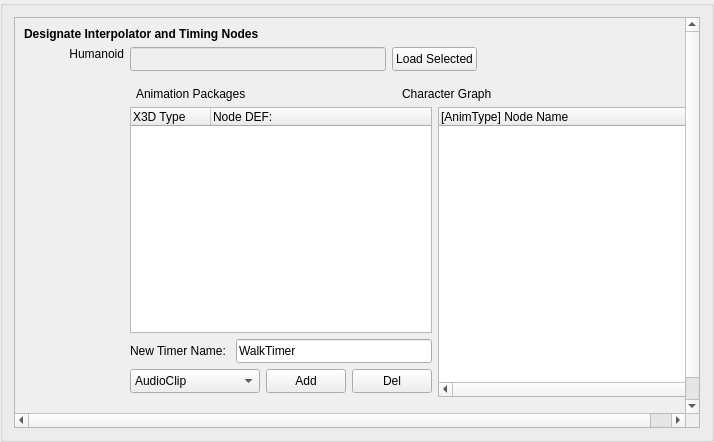
<?xml version="1.0" encoding="UTF-8"?>
<ui version="4.0">
 <class>animationPanel</class>
 <widget class="QGroupBox" name="animationPanel">
  <property name="geometry">
   <rect>
    <x>0</x>
    <y>0</y>
    <width>714</width>
    <height>442</height>
   </rect>
  </property>
  <property name="minimumSize">
   <size>
    <width>600</width>
    <height>400</height>
   </size>
  </property>
  <property name="windowTitle">
   <string>GroupBox</string>
  </property>
  <property name="title">
   <string/>
  </property>
  <layout class="QGridLayout" name="gridLayout">
   <item row="0" column="0">
    <widget class="QScrollArea" name="scrollArea">
     <property name="sizePolicy">
      <sizepolicy hsizetype="Expanding" vsizetype="Expanding">
       <horstretch>0</horstretch>
       <verstretch>0</verstretch>
      </sizepolicy>
     </property>
     <property name="minimumSize">
      <size>
       <width>600</width>
       <height>400</height>
      </size>
     </property>
     <property name="sizeAdjustPolicy">
      <enum>QAbstractScrollArea::AdjustToContentsOnFirstShow</enum>
     </property>
     <property name="widgetResizable">
      <bool>false</bool>
     </property>
     <property name="alignment">
      <set>Qt::AlignLeading|Qt::AlignLeft|Qt::AlignTop</set>
     </property>
     <widget class="QWidget" name="scrollAreaWidgetContents">
      <property name="geometry">
       <rect>
        <x>0</x>
        <y>0</y>
        <width>692</width>
        <height>420</height>
       </rect>
      </property>
      <layout class="QFormLayout" name="formLayout">
       <item row="0" column="0">
        <layout class="QVBoxLayout" name="verticalLayout_2">
         <item>
          <layout class="QVBoxLayout" name="verticalLayout_5">
           <item>
            <widget class="QLabel" name="ditLabel">
             <property name="font">
              <font>
               <bold>true</bold>
              </font>
             </property>
             <property name="text">
              <string>Designate Interpolator and Timing Nodes</string>
             </property>
            </widget>
           </item>
          </layout>
         </item>
         <item>
          <layout class="QHBoxLayout" name="horizontalLayout_2">
           <item>
            <widget class="QLabel" name="humanoidLabel">
             <property name="sizePolicy">
              <sizepolicy hsizetype="Preferred" vsizetype="Minimum">
               <horstretch>0</horstretch>
               <verstretch>0</verstretch>
              </sizepolicy>
             </property>
             <property name="minimumSize">
              <size>
               <width>100</width>
               <height>24</height>
              </size>
             </property>
             <property name="maximumSize">
              <size>
               <width>16777215</width>
               <height>16777215</height>
              </size>
             </property>
             <property name="text">
              <string>Humanoid</string>
             </property>
             <property name="alignment">
              <set>Qt::AlignRight|Qt::AlignTop|Qt::AlignTrailing</set>
             </property>
            </widget>
           </item>
           <item>
            <widget class="QLineEdit" name="humanoidSelected">
             <property name="enabled">
              <bool>false</bool>
             </property>
             <property name="minimumSize">
              <size>
               <width>256</width>
               <height>24</height>
              </size>
             </property>
             <property name="maximumSize">
              <size>
               <width>16777215</width>
               <height>16777215</height>
              </size>
             </property>
            </widget>
           </item>
           <item>
            <widget class="QPushButton" name="loadHumanoidButton">
             <property name="minimumSize">
              <size>
               <width>81</width>
               <height>24</height>
              </size>
             </property>
             <property name="maximumSize">
              <size>
               <width>16777215</width>
               <height>16777215</height>
              </size>
             </property>
             <property name="text">
              <string>Load Selected</string>
             </property>
            </widget>
           </item>
           <item>
            <spacer name="horizontalSpacer">
             <property name="orientation">
              <enum>Qt::Horizontal</enum>
             </property>
             <property name="sizeHint" stdset="0">
              <size>
               <width>176</width>
               <height>24</height>
              </size>
             </property>
            </spacer>
           </item>
          </layout>
         </item>
         <item>
          <layout class="QHBoxLayout" name="horizontalLayout_3">
           <item>
            <widget class="QLabel" name="label_2">
             <property name="minimumSize">
              <size>
               <width>106</width>
               <height>24</height>
              </size>
             </property>
             <property name="maximumSize">
              <size>
               <width>16777215</width>
               <height>16777215</height>
              </size>
             </property>
             <property name="text">
              <string/>
             </property>
             <property name="alignment">
              <set>Qt::AlignRight|Qt::AlignTrailing|Qt::AlignVCenter</set>
             </property>
            </widget>
           </item>
           <item>
            <widget class="QLabel" name="animPackLabel">
             <property name="sizePolicy">
              <sizepolicy hsizetype="Minimum" vsizetype="Minimum">
               <horstretch>0</horstretch>
               <verstretch>0</verstretch>
              </sizepolicy>
             </property>
             <property name="minimumSize">
              <size>
               <width>260</width>
               <height>24</height>
              </size>
             </property>
             <property name="maximumSize">
              <size>
               <width>16777215</width>
               <height>16777215</height>
              </size>
             </property>
             <property name="text">
              <string>Animation Packages</string>
             </property>
             <property name="alignment">
              <set>Qt::AlignBottom|Qt::AlignLeading|Qt::AlignLeft</set>
             </property>
            </widget>
           </item>
           <item>
            <widget class="QLabel" name="charGraphLabel">
             <property name="sizePolicy">
              <sizepolicy hsizetype="Minimum" vsizetype="Minimum">
               <horstretch>0</horstretch>
               <verstretch>0</verstretch>
              </sizepolicy>
             </property>
             <property name="minimumSize">
              <size>
               <width>80</width>
               <height>24</height>
              </size>
             </property>
             <property name="text">
              <string>Character Graph</string>
             </property>
             <property name="alignment">
              <set>Qt::AlignBottom|Qt::AlignLeading|Qt::AlignLeft</set>
             </property>
            </widget>
           </item>
           <item>
            <spacer name="horizontalSpacer_2">
             <property name="orientation">
              <enum>Qt::Horizontal</enum>
             </property>
             <property name="sizeHint" stdset="0">
              <size>
               <width>140</width>
               <height>24</height>
              </size>
             </property>
            </spacer>
           </item>
          </layout>
         </item>
         <item>
          <layout class="QHBoxLayout" name="horizontalLayout_4">
           <item>
            <layout class="QVBoxLayout" name="verticalLayout_3">
             <item>
              <widget class="QLabel" name="label_4">
               <property name="minimumSize">
                <size>
                 <width>100</width>
                 <height>160</height>
                </size>
               </property>
               <property name="maximumSize">
                <size>
                 <width>16777215</width>
                 <height>16777215</height>
                </size>
               </property>
               <property name="text">
                <string/>
               </property>
              </widget>
             </item>
             <item>
              <spacer name="verticalSpacer_2">
               <property name="orientation">
                <enum>Qt::Vertical</enum>
               </property>
               <property name="sizeHint" stdset="0">
                <size>
                 <width>20</width>
                 <height>40</height>
                </size>
               </property>
              </spacer>
             </item>
            </layout>
           </item>
           <item>
            <layout class="QVBoxLayout" name="verticalLayout">
             <item>
              <widget class="QTreeWidget" name="x3dNodes">
               <property name="minimumSize">
                <size>
                 <width>256</width>
                 <height>226</height>
                </size>
               </property>
               <property name="maximumSize">
                <size>
                 <width>16777215</width>
                 <height>16777215</height>
                </size>
               </property>
               <property name="indentation">
                <number>0</number>
               </property>
               <property name="columnCount">
                <number>2</number>
               </property>
               <attribute name="headerVisible">
                <bool>true</bool>
               </attribute>
               <attribute name="headerCascadingSectionResizes">
                <bool>false</bool>
               </attribute>
               <attribute name="headerMinimumSectionSize">
                <number>80</number>
               </attribute>
               <attribute name="headerDefaultSectionSize">
                <number>80</number>
               </attribute>
               <attribute name="headerStretchLastSection">
                <bool>true</bool>
               </attribute>
               <column>
                <property name="text">
                 <string>X3D Type</string>
                </property>
               </column>
               <column>
                <property name="text">
                 <string>Node DEF:</string>
                </property>
               </column>
              </widget>
             </item>
             <item>
              <layout class="QHBoxLayout" name="horizontalLayout_5">
               <item>
                <widget class="QLabel" name="timerNameLabel">
                 <property name="minimumSize">
                  <size>
                   <width>100</width>
                   <height>24</height>
                  </size>
                 </property>
                 <property name="maximumSize">
                  <size>
                   <width>16777215</width>
                   <height>16777215</height>
                  </size>
                 </property>
                 <property name="text">
                  <string>New Timer Name:</string>
                 </property>
                </widget>
               </item>
               <item>
                <widget class="QLineEdit" name="newTimerName">
                 <property name="minimumSize">
                  <size>
                   <width>146</width>
                   <height>24</height>
                  </size>
                 </property>
                 <property name="maximumSize">
                  <size>
                   <width>16777215</width>
                   <height>16777215</height>
                  </size>
                 </property>
                 <property name="text">
                  <string>WalkTimer</string>
                 </property>
                </widget>
               </item>
              </layout>
             </item>
             <item>
              <layout class="QHBoxLayout" name="horizontalLayout">
               <item>
                <widget class="QComboBox" name="newNodeType">
                 <property name="minimumSize">
                  <size>
                   <width>130</width>
                   <height>24</height>
                  </size>
                 </property>
                 <property name="maximumSize">
                  <size>
                   <width>16777215</width>
                   <height>16777215</height>
                  </size>
                 </property>
                 <item>
                  <property name="text">
                   <string>AudioClip</string>
                  </property>
                 </item>
                 <item>
                  <property name="text">
                   <string>HAnimMotion</string>
                  </property>
                 </item>
                 <item>
                  <property name="text">
                   <string>MovieTexture</string>
                  </property>
                 </item>
                 <item>
                  <property name="text">
                   <string>TimeSensor</string>
                  </property>
                 </item>
                </widget>
               </item>
               <item>
                <widget class="QPushButton" name="addRKAnimPack">
                 <property name="minimumSize">
                  <size>
                   <width>50</width>
                   <height>24</height>
                  </size>
                 </property>
                 <property name="maximumSize">
                  <size>
                   <width>16777215</width>
                   <height>16777215</height>
                  </size>
                 </property>
                 <property name="text">
                  <string>Add</string>
                 </property>
                </widget>
               </item>
               <item>
                <widget class="QPushButton" name="delRKAnimPack">
                 <property name="minimumSize">
                  <size>
                   <width>50</width>
                   <height>24</height>
                  </size>
                 </property>
                 <property name="maximumSize">
                  <size>
                   <width>16777215</width>
                   <height>16777215</height>
                  </size>
                 </property>
                 <property name="text">
                  <string>Del</string>
                 </property>
                </widget>
               </item>
              </layout>
             </item>
             <item>
              <spacer name="verticalSpacer">
               <property name="orientation">
                <enum>Qt::Vertical</enum>
               </property>
               <property name="sizeHint" stdset="0">
                <size>
                 <width>20</width>
                 <height>40</height>
                </size>
               </property>
              </spacer>
             </item>
            </layout>
           </item>
           <item>
            <layout class="QVBoxLayout" name="verticalLayout_4">
             <item>
              <widget class="QTreeWidget" name="characterTree">
               <property name="minimumSize">
                <size>
                 <width>256</width>
                 <height>290</height>
                </size>
               </property>
               <property name="maximumSize">
                <size>
                 <width>16777215</width>
                 <height>16777215</height>
                </size>
               </property>
               <property name="verticalScrollBarPolicy">
                <enum>Qt::ScrollBarAlwaysOn</enum>
               </property>
               <property name="horizontalScrollBarPolicy">
                <enum>Qt::ScrollBarAlwaysOn</enum>
               </property>
               <property name="sizeAdjustPolicy">
                <enum>QAbstractScrollArea::AdjustIgnored</enum>
               </property>
               <property name="autoScrollMargin">
                <number>8</number>
               </property>
               <property name="selectionMode">
                <enum>QAbstractItemView::MultiSelection</enum>
               </property>
               <property name="selectionBehavior">
                <enum>QAbstractItemView::SelectItems</enum>
               </property>
               <property name="indentation">
                <number>10</number>
               </property>
               <property name="uniformRowHeights">
                <bool>true</bool>
               </property>
               <property name="itemsExpandable">
                <bool>true</bool>
               </property>
               <property name="expandsOnDoubleClick">
                <bool>true</bool>
               </property>
               <property name="columnCount">
                <number>1</number>
               </property>
               <attribute name="headerCascadingSectionResizes">
                <bool>true</bool>
               </attribute>
               <attribute name="headerMinimumSectionSize">
                <number>80</number>
               </attribute>
               <attribute name="headerDefaultSectionSize">
                <number>80</number>
               </attribute>
               <attribute name="headerStretchLastSection">
                <bool>true</bool>
               </attribute>
               <column>
                <property name="text">
                 <string>[AnimType] Node Name</string>
                </property>
               </column>
              </widget>
             </item>
             <item>
              <spacer name="verticalSpacer_3">
               <property name="orientation">
                <enum>Qt::Vertical</enum>
               </property>
               <property name="sizeHint" stdset="0">
                <size>
                 <width>276</width>
                 <height>13</height>
                </size>
               </property>
              </spacer>
             </item>
            </layout>
           </item>
          </layout>
         </item>
        </layout>
       </item>
      </layout>
     </widget>
    </widget>
   </item>
  </layout>
 </widget>
 <resources/>
 <connections/>
</ui>
